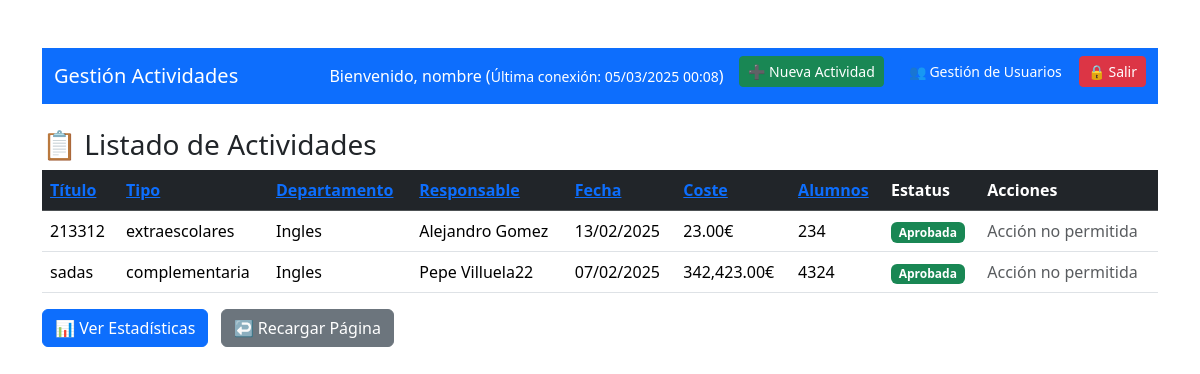
The page /index.php (signed in) on the database its author committed.
### tables this page shows
CREATE TABLE `actividades` (
  `id` int(5) NOT NULL,
  `titulo` varchar(100) NOT NULL,
  `fecha_inicio` date NOT NULL,
  `fecha_fin` date NOT NULL,
  `coste` decimal(8,2) NOT NULL,
  `total_alumnos` int(3) NOT NULL,
  `objetivo` varchar(255) NOT NULL,
  `hora_inicio_id` int(2) NOT NULL,
  `hora_fin_id` int(2) NOT NULL,
  `profesor_id` int(3) NOT NULL,
  `tipo_id` int(2) NOT NULL,
  `departamento_id` int(3) NOT NULL,
  `aprobada` tinyint(1) NOT NULL DEFAULT 0
);

CREATE TABLE `tipo` (
  `id` int(2) NOT NULL,
  `nombre` varchar(50) NOT NULL
);

CREATE TABLE `departamento` (
  `id` int(3) NOT NULL,
  `nombre` varchar(50) NOT NULL
);

CREATE TABLE `profesores` (
  `id` int(3) NOT NULL,
  `nombre` varchar(100) NOT NULL,
  `id_departamento` int(3) DEFAULT NULL
);

### index.php (the view, shortened to what this page needs)
<?php
$conn = conectar();
$sort_by = isset($_GET['sort_by']) ? htmlspecialchars($_GET['sort_by']) : 'fecha_inicio';
$sort_order = isset($_GET['sort_order']) && $_GET['sort_order'] === 'ASC' ? 'ASC' : 'DESC';
$query = "SELECT
    a.id,
    a.titulo,
    t.nombre AS tipo,
    d.nombre AS departamento,
    p.nombre AS profesor,
    DATE_FORMAT(a.fecha_inicio, '%d/%m/%Y') AS fecha,
    a.coste,
    a.total_alumnos,
    a.aprobada
FROM actividades a
JOIN tipo t ON a.tipo_id = t.id
JOIN departamento d ON a.departamento_id = d.id
JOIN profesores p ON a.profesor_id = p.id
ORDER BY $sort_by $sort_order";
try {
    $stmt = $conn->prepare($query);
    $stmt->execute();
    $result = $stmt->get_result();
    $actividades = [];
    while ($act = $result->fetch_assoc()) {
        $actividades[] = [
            'id' => $act['id'],
            'titulo' => htmlspecialchars($act['titulo']),
            'tipo' => htmlspecialchars($act['tipo']),
            'departamento' => htmlspecialchars($act['departamento']),
            'profesor' => htmlspecialchars($act['profesor']),
            'fecha' => htmlspecialchars($act['fecha']),
            'coste' => number_format($act['coste'], 2) . '€',
            'alumnos' => htmlspecialchars($act['total_alumnos']),
            'aprobada' => (bool)$act['aprobada']
        ];
    }
} catch (Exception $e) {
    $_SESSION['error'] = "Error al cargar actividades: " . $e->getMessage();
}
?>
<!DOCTYPE html>
<html lang="es">
<head>
    <link href="https://cdn.jsdelivr.net/npm/bootstrap@5.3.3/dist/css/bootstrap.min.css" rel="stylesheet">
</head>
<body>
<div class="container mt-5">
    <nav class="navbar navbar-expand-lg navbar-dark bg-primary mb-4">
        <div class="container-fluid">
            <a class="navbar-brand" href="#">Gestión Actividades</a>
            <div class="collapse navbar-collapse">
                <ul class="navbar-nav ms-auto">
                    <li class="nav-item">
                        <span class="nav-link text-white">
                            Bienvenido, <?= htmlspecialchars($_SESSION['user']) ?>
                            (<small>Última conexión: <?= date('d/m/Y H:i', $_SESSION['last_login'] ?? time()) ?></small>)
                        </span>
                    </li>
                    <li class="nav-item">
                        <a href="add_activity.php" class="btn btn-success btn-sm mx-2">➕ Nueva Actividad</a>
                    </li>
                    <li class="nav-item">
                        <a href="gestion_usuarios.php" class="btn btn-primary btn-sm mx-2">👥 Gestión de Usuarios</a>
                    </li>
                    <li class="nav-item">
                        <a href="logout.php" class="btn btn-danger btn-sm">🔒 Salir</a>
                    </li>
                </ul>
            </div>
        </div>
    </nav>
    <h3>📋 Listado de Actividades</h3>
    <table class="table table-hover">
        <thead class="table-dark">
            <tr>
                <th><a href="?sort_by=titulo&sort_order=<?= $sort_order === 'ASC' ? 'DESC' : 'ASC' ?>">Título</a></th>
                <th><a href="?sort_by=tipo&sort_order=<?= $sort_order === 'ASC' ? 'DESC' : 'ASC' ?>">Tipo</a></th>
                <th><a href="?sort_by=departamento&sort_order=<?= $sort_order === 'ASC' ? 'DESC' : 'ASC' ?>">Departamento</a></th>
                <th><a href="?sort_by=profesor&sort_order=<?= $sort_order === 'ASC' ? 'DESC' : 'ASC' ?>">Responsable</a></th>
                <th><a href="?sort_by=fecha_inicio&sort_order=<?= $sort_order === 'ASC' ? 'DESC' : 'ASC' ?>">Fecha</a></th>
                <th><a href="?sort_by=coste&sort_order=<?= $sort_order === 'ASC' ? 'DESC' : 'ASC' ?>">Coste</a></th>
                <th><a href="?sort_by=total_alumnos&sort_order=<?= $sort_order === 'ASC' ? 'DESC' : 'ASC' ?>">Alumnos</a></th>
                <th>Estatus</th>
                <th>Acciones</th>
            </tr>
        </thead>
        <tbody>
            <?php if (empty($actividades)): ?>
            <tr>
                <td colspan="9" class="text-center">No hay actividades registradas</td>
            </tr>
            <?php else: ?>
            <?php foreach ($actividades as $act): ?>
            <tr>
                <td><?= $act['titulo'] ?></td>
                <td><?= $act['tipo'] ?></td>
                <td><?= $act['departamento'] ?></td>
                <td><?= $act['profesor'] ?></td>
                <td><?= $act['fecha'] ?></td>
                <td><?= $act['coste'] ?></td>
                <td><?= $act['alumnos'] ?></td>
                <td>
                    <?php if ($_SESSION['rol'] === 'ad'): ?>
                    <form method="POST" style="display: inline;">
                        <input type="hidden" name="actividad_id" value="<?= $act['id'] ?>">
                        <input type="hidden" name="aprobada" value="<?= $act['aprobada'] ? 0 : 1 ?>">
                        <button type="submit" class="btn btn-<?= $act['aprobada'] ? 'danger' : 'success' ?> btn-sm">
                            <?= $act['aprobada'] ? '❌ Desaprobar' : '✅ Aprobar' ?>
                        </button>
                    </form>
                    <?php else: ?>
                    <span class="badge bg-<?= $act['aprobada'] ? 'success' : 'danger' ?>">
                        <?= $act['aprobada'] ? 'Aprobada' : 'No Aprobada' ?>
                    </span>
                    <?php endif; ?>
                </td>
                <td>
                    <?php if ($_SESSION['rol'] === 'ad'): ?>
                    <div class="btn-group">
                        <a href="edit_activity.php?id=<?= $act['id'] ?>" class="btn btn-outline-warning btn-sm">✏️ Editar</a>
                        <a href="delete_activity.php?id=<?= $act['id'] ?>" class="btn btn-outline-danger btn-sm" onclick="return confirm('¿Eliminar permanentemente esta actividad?')">🗑️ Eliminar</a>
                    </div>
                    <?php else: ?>
                    <span class="text-muted">Acción no permitida</span>
                    <?php endif; ?>
                </td>
            </tr>
            <?php endforeach; ?>
            <?php endif; ?>
        </tbody>
    </table>
    <div class="mt-3">
        <a href="estadisticas.php" class="btn btn-primary">📊 Ver Estadísticas</a>
        <a href="index.php" class="btn btn-secondary ms-2">↩️ Recargar Página</a>
    </div>
</div>
</body>
</html>

### rows shown on the page
actividades: titulo "213312", tipo.nombre "extraescolares", departamento.nombre "Ingles", profesor.nombre "Alejandro Gomez", fecha "13/02/2025", coste "23.00€", total_alumnos "234", aprobada "Aprobada"
actividades: titulo "sadas", tipo.nombre "complementaria", departamento.nombre "Ingles", profesor.nombre "Pepe Villuela22", fecha "07/02/2025", coste "342,423.00€", total_alumnos "4324", aprobada "Aprobada"

### other values the page prints
$_SESSION['user'] "nombre"
